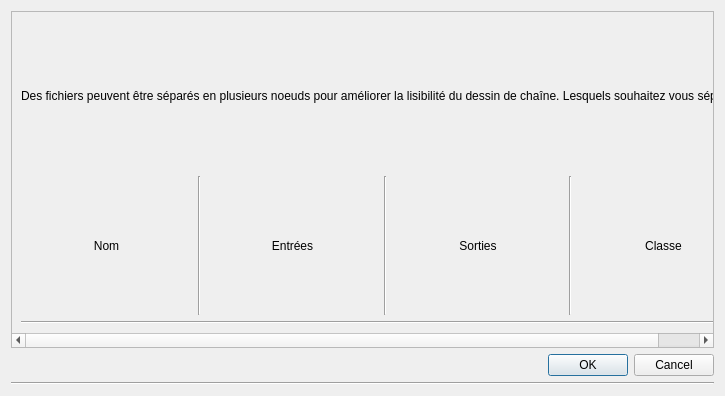
<?xml version="1.0" encoding="UTF-8"?>
<ui version="4.0">
 <class>SplitDCLFDialog</class>
 <widget class="QDialog" name="SplitDCLFDialog">
  <property name="geometry">
   <rect>
    <x>0</x>
    <y>0</y>
    <width>725</width>
    <height>396</height>
   </rect>
  </property>
  <property name="windowTitle">
   <string>Dialog</string>
  </property>
  <layout class="QVBoxLayout" name="verticalLayout_3">
   <item>
    <widget class="QScrollArea" name="scrollArea">
     <property name="widgetResizable">
      <bool>true</bool>
     </property>
     <widget class="QWidget" name="scrollAreaWidgetContents">
      <property name="geometry">
       <rect>
        <x>0</x>
        <y>0</y>
        <width>705</width>
        <height>338</height>
       </rect>
      </property>
      <layout class="QVBoxLayout" name="verticalLayout_2">
       <item>
        <widget class="QLabel" name="label_5">
         <property name="text">
          <string>Des fichiers peuvent être séparés en plusieurs noeuds pour améliorer la lisibilité du dessin de chaîne. Lesquels souhaitez vous séparer ?</string>
         </property>
        </widget>
       </item>
       <item>
        <layout class="QVBoxLayout" name="verticalLayout">
         <item>
          <layout class="QHBoxLayout" name="horizontalLayout">
           <item>
            <widget class="QLabel" name="label">
             <property name="text">
              <string>Nom</string>
             </property>
             <property name="alignment">
              <set>Qt::AlignCenter</set>
             </property>
            </widget>
           </item>
           <item>
            <widget class="Line" name="line">
             <property name="orientation">
              <enum>Qt::Vertical</enum>
             </property>
            </widget>
           </item>
           <item>
            <widget class="QLabel" name="label_2">
             <property name="text">
              <string>Entrées</string>
             </property>
             <property name="alignment">
              <set>Qt::AlignCenter</set>
             </property>
            </widget>
           </item>
           <item>
            <widget class="Line" name="line_2">
             <property name="orientation">
              <enum>Qt::Vertical</enum>
             </property>
            </widget>
           </item>
           <item>
            <widget class="QLabel" name="label_3">
             <property name="text">
              <string>Sorties</string>
             </property>
             <property name="alignment">
              <set>Qt::AlignCenter</set>
             </property>
            </widget>
           </item>
           <item>
            <widget class="Line" name="line_3">
             <property name="orientation">
              <enum>Qt::Vertical</enum>
             </property>
            </widget>
           </item>
           <item>
            <widget class="QLabel" name="label_4">
             <property name="text">
              <string>Classe</string>
             </property>
             <property name="alignment">
              <set>Qt::AlignCenter</set>
             </property>
            </widget>
           </item>
          </layout>
         </item>
         <item>
          <widget class="Line" name="line_5">
           <property name="orientation">
            <enum>Qt::Horizontal</enum>
           </property>
          </widget>
         </item>
        </layout>
       </item>
      </layout>
     </widget>
    </widget>
   </item>
   <item>
    <widget class="QDialogButtonBox" name="buttonBox">
     <property name="orientation">
      <enum>Qt::Horizontal</enum>
     </property>
     <property name="standardButtons">
      <set>QDialogButtonBox::Cancel|QDialogButtonBox::Ok</set>
     </property>
    </widget>
   </item>
   <item>
    <widget class="Line" name="line_4">
     <property name="orientation">
      <enum>Qt::Horizontal</enum>
     </property>
    </widget>
   </item>
  </layout>
 </widget>
 <resources/>
 <connections>
  <connection>
   <sender>buttonBox</sender>
   <signal>accepted()</signal>
   <receiver>SplitDCLFDialog</receiver>
   <slot>accept()</slot>
   <hints>
    <hint type="sourcelabel">
     <x>248</x>
     <y>254</y>
    </hint>
    <hint type="destinationlabel">
     <x>157</x>
     <y>274</y>
    </hint>
   </hints>
  </connection>
  <connection>
   <sender>buttonBox</sender>
   <signal>rejected()</signal>
   <receiver>SplitDCLFDialog</receiver>
   <slot>reject()</slot>
   <hints>
    <hint type="sourcelabel">
     <x>316</x>
     <y>260</y>
    </hint>
    <hint type="destinationlabel">
     <x>286</x>
     <y>274</y>
    </hint>
   </hints>
  </connection>
 </connections>
</ui>
